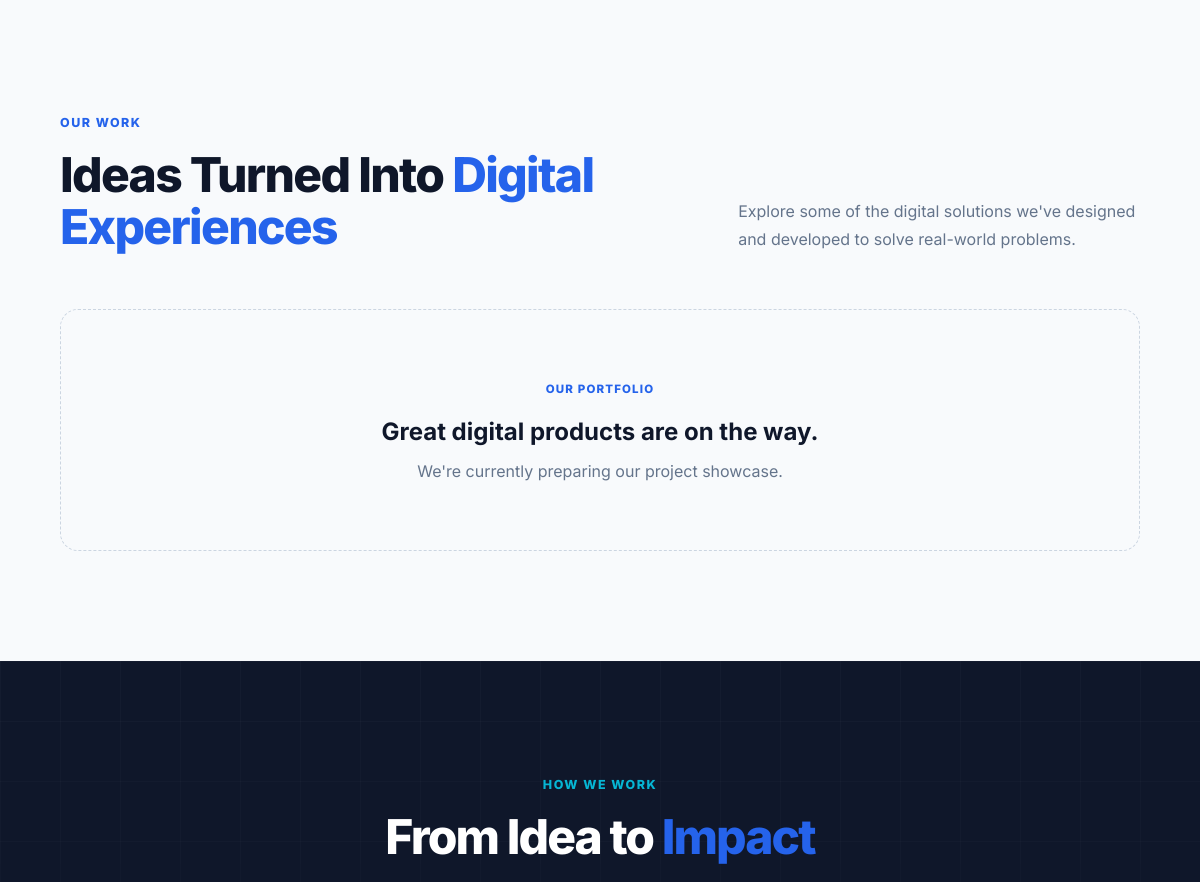
/ (middle part), run on an earlier commit of the app's database.
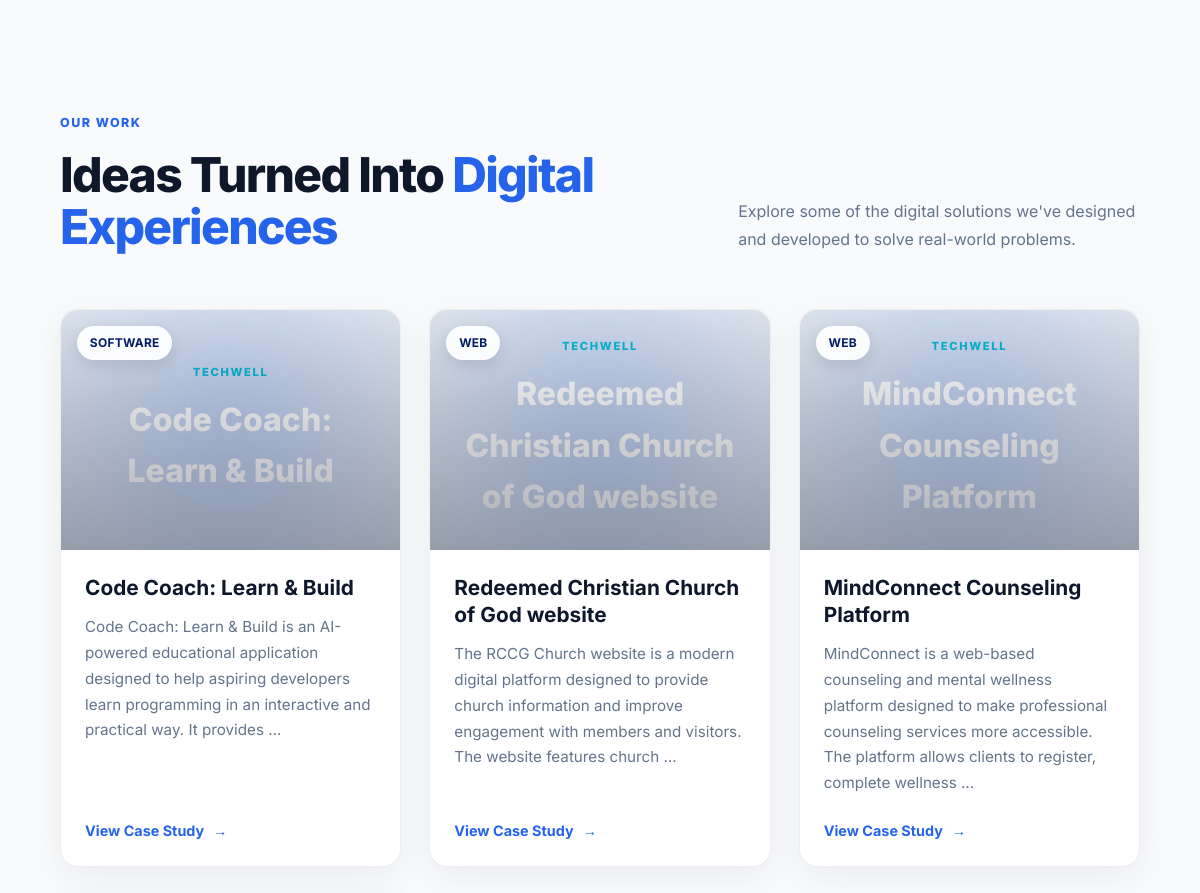
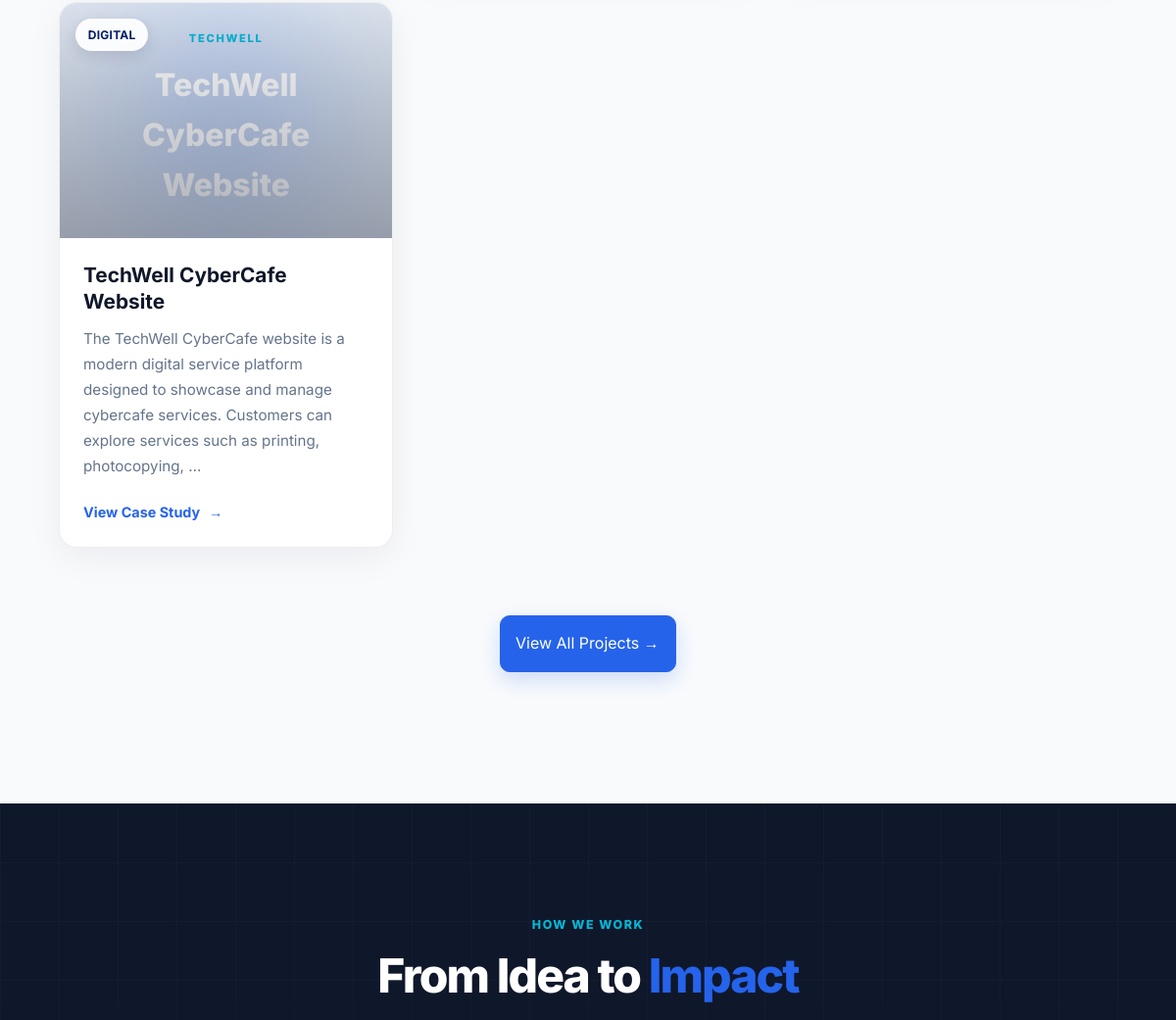
And on a later commit of the database (2 pictures, top to bottom).
### projects/models.py (models this page shows, shortened)
class Project(models.Model):
    CATEGORY_CHOICES = [
        ("web", "Web Development"),
        ("software", "Software Development"),
        ("mobile", "Mobile Development"),
        ("cloud", "Cloud Solutions"),
        ("digital", "Digital Solutions"),
        ("other", "Other"),
    ]
    title = models.CharField(max_length=150)
    slug = models.SlugField(
        unique=True,
        blank=True
    )
    category = models.CharField(
        max_length=50,
        choices=CATEGORY_CHOICES
    )
    short_description = models.CharField(
        max_length=250
    )
    description = models.TextField()
    image = models.ImageField(
        upload_to="projects/",
        blank=True,
        null=True
    )
    technologies = models.CharField(
        max_length=300,
        blank=True,
        help_text="Example: Django, Python, JavaScript, React"
    )
    client = models.CharField(
        max_length=150,
        blank=True
    )
    project_url = models.URLField(
        blank=True
    )
    featured = models.BooleanField(
        default=False
    )
    is_active = models.BooleanField(
        default=True
    )
    order = models.PositiveIntegerField(
        default=0
    )
    created_at = models.DateTimeField(
        auto_now_add=True
    )
    updated_at = models.DateTimeField(
        auto_now=True
    )
    class Meta:
        ordering = ["order", "-created_at"]
        verbose_name = "Project"
        verbose_name_plural = "Projects"

### core/views.py (the view)
# urls.py: 2. Add a URL to urlpatterns:  path('', views.home, name='home')
def home(request):
    featured_services = Service.objects.filter(
        is_active=True,
        is_featured=True
    ).order_by("order", "-created_at")[:3]
    featured_projects = Project.objects.filter(
        is_active=True,
        featured=True
    ).order_by("order", "-created_at")[:6]
    testimonials = Testimonial.objects.filter(
        is_active=True,
        is_featured=True
    ).order_by("order", "-created_at")
    context = {
        "featured_services": featured_services,
        "featured_projects": featured_projects,
        "testimonials": testimonials,
    }
    return render(request, "core/home.html", context )

### templates/core/home.html (shortened to what this page needs)
{% extends "base.html" %}
{% block content %}
<section class="featured-projects section">
    <div class="container">
        <div class="projects-heading">
            <div>
                <span class="section-tag">
                    OUR WORK
                </span>
                <h2>
                    Ideas Turned Into
                    <span>Digital Experiences</span>
                </h2>
            </div>
            <p>
                Explore some of the digital solutions we've designed
                and developed to solve real-world problems.
            </p>
        </div>
        {% if featured_projects %}
        <div class="projects-grid">
            {% for project in featured_projects %}
            <article class="project-card">
                <div class="project-image">
                    {% if project.image %}
                        <img
                            src="{{ project.image.url }}"
                            alt="{{ project.title }}"
                            loading="lazy"
                        >
                    {% else %}
                        <div class="project-placeholder">
                            <span>
                                TECHWELL
                            </span>
                            <strong>
                                {{ project.title }}
                            </strong>
                        </div>
                    {% endif %}
                </div>
                <div class="project-content">
                    {% if project.category %}
                    <span class="project-category">
                        {{ project.category }}
                    </span>
                    {% endif %}
                    <h3>
                        {{ project.title }}
                    </h3>
                    {% if project.description %}
                    <p>
                        {{ project.description|truncatewords:25 }}
                    </p>
                    {% endif %}
                    {% if project.slug %}
                    <a
                        href=""
                        class="project-link"
                    >
                        View Case Study
                        <span>→</span>
                    </a>
                    {% endif %}
                </div>
            </article>
            {% endfor %}
        </div>
        <div class="projects-footer">
            <a
                href="{% url 'projects' %}"
                class="button"
            >
                View All Projects
                <span>→</span>
            </a>
        </div>
        {% else %}
        <div class="projects-empty">
            <span>
                OUR PORTFOLIO
            </span>
            <h3>
                Great digital products are on the way.
            </h3>
            <p>
                We're currently preparing our project showcase.
            </p>
        </div>
        {% endif %}
    </div>
</section>
<section class="process-section section">
    <div class="container">
        <div class="process-header">
            <span class="section-tag">
                HOW WE WORK
            </span>
            <h2>
                From Idea to
                <span>Impact</span>
            </h2>
        </div>
    </div>
</section>
{% endblock %}

What changed in the data, as far as the page shows it:
added Project: title "Code Coach: Learn & Build", category "SOFTWARE", description "Code Coach: Learn & Build is an AI-powered educational application designed to help aspiring developers learn programming in an interactive and practical way. It provides …", shows "View Case Study"
added Project: title "Redeemed Christian Church of God website", category "WEB", description "The RCCG Church website is a modern digital platform designed to provide church information and improve engagement with members and visitors. The website features church …", shows "View Case Study"
added Project: title "MindConnect Counseling Platform", category "WEB", description "MindConnect is a web-based counseling and mental wellness platform designed to make professional counseling services more accessible. The platform allows clients to register, complete wellness …", slug "View Case Study"
added Project: title "TechWell CyberCafe Website", category "DIGITAL", description "The TechWell CyberCafe website is a modern digital service platform designed to showcase and manage cybercafe services. Customers can explore services such as printing, photocopying, …", shows "View Case Study"
Also different on the page:
text no longer shown: "OUR PORTFOLIO Great digital products are on the way. We're currently preparing our project showcase."
text now shown: "View All Projects →"
